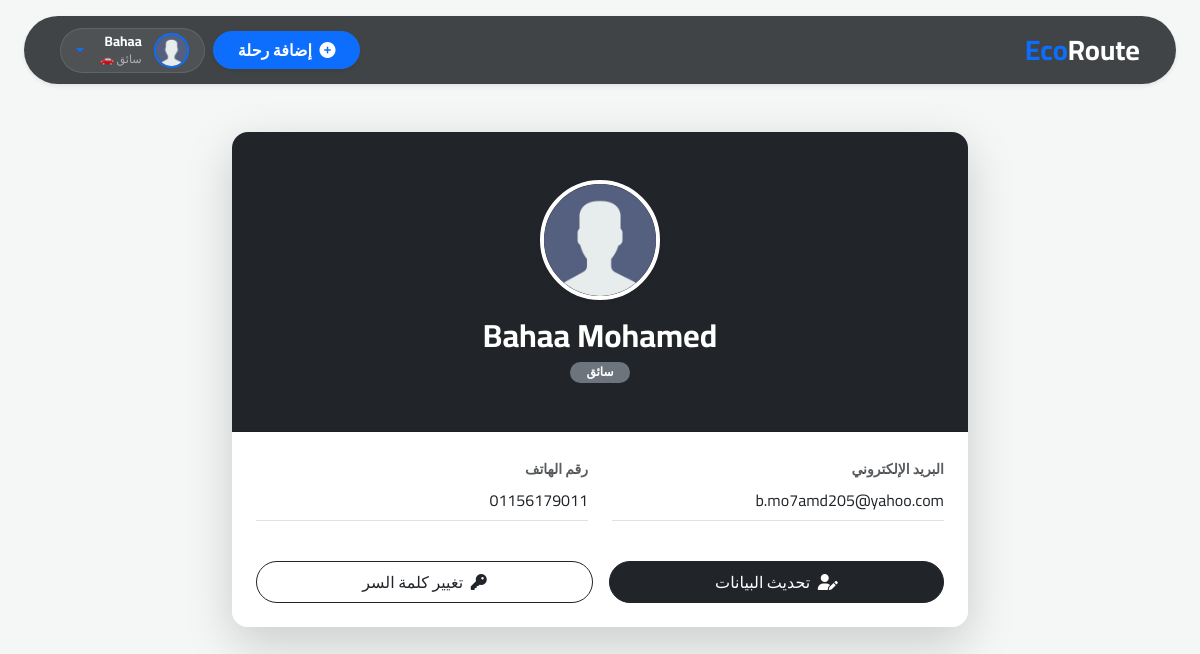
/Profile (signed in), run on an earlier commit of the app's database.
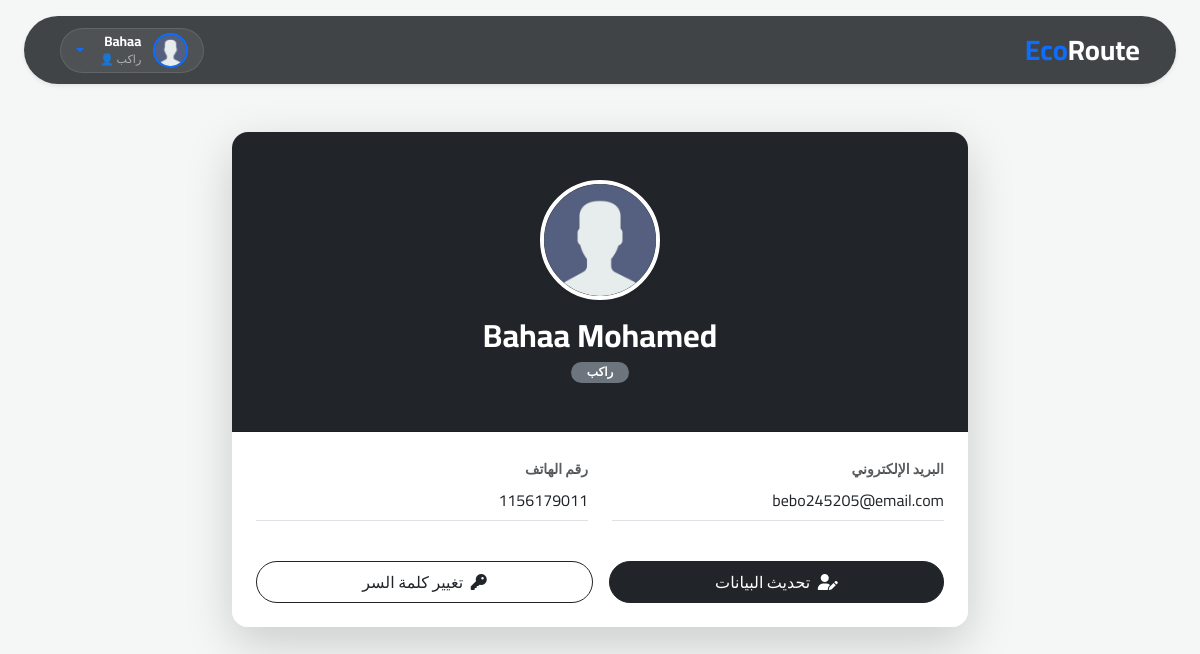
And on a later commit of the database.
### flask_app/models.py (models this page shows, shortened)
class User(db.Model, UserMixin):
    user_id = db.Column(db.Integer, primary_key=True, autoincrement=True)
    image = db.Column(db.String(120), unique=False, nullable=False, default="user.png")
    first_name = db.Column(db.String(120), unique=False, nullable=False)
    last_name = db.Column(db.String(120), unique=False, nullable=False)
    email = db.Column(db.String(120), unique=True, nullable=False)
    phone = db.Column(db.String(120), unique=True, nullable=False)
    type_user = db.Column(db.String(120), unique=False, nullable=False)
    password = db.Column(db.String(60), nullable=False)
    Cars = db.relationship("Car", backref="author", lazy=True)
    Trips = db.relationship("Trip", backref="Trip_user", lazy=True)
    trips_booked = db.relationship("Bookings", backref="passenger", lazy=True)

### flask_app/User/routes.py (the view)
@user_routes.route("/Profile", methods=["GET", "POST"])
@login_required
def profile():
    car = Car.query.filter_by(user_id=current_user.user_id).all()
    return render_template("user/Profile.html", cars=car)

### flask_app/models.py (called while the page is built)
@login_manager.user_loader
def load_user(user_id):
    return User.query.get(int(user_id))

### flask_app/templates/user/Profile.html (shortened to what this page needs)
{% extends 'layout.html' %}
{% block content %}
<div class="row justify-content-center mt-5">
    <div class="col-md-10 col-lg-8">
        <div class="card shadow-lg border-0 rounded-4 overflow-hidden">
            <div class="card-header bg-dark text-white text-center py-5">
                <div class="mb-3">
                    <img src="{{ url_for('static', filename='images/profile/' + current_user.image) }}"
                         class="rounded-circle border border-4 border-white shadow-sm"
                         style="width: 120px; height: 120px; object-fit: cover;"
                         alt="صورة الملف الشخصي">
                </div>
                <h2 class="fw-bold mb-1">{{ current_user.first_name }} {{ current_user.last_name }}</h2>
                <span class="badge rounded-pill bg-secondary px-3">{{ 'سائق' if current_user.type_user == 'Riders' else 'راكب' }}</span>
            </div>
            <div class="card-body p-4 bg-white">
                <div class="row g-4 mb-4">
                    <div class="col-md-6">
                        <label class="form-label text-muted small fw-bold">البريد الإلكتروني</label>
                        <p class="border-bottom pb-2 text-dark">{{ current_user.email }}</p>
                    </div>
                    <div class="col-md-6">
                        <label class="form-label text-muted small fw-bold">رقم الهاتف</label>
                        <p class="border-bottom pb-2 text-dark">{{ current_user.phone or 'غير مسجل' }}</p>
                    </div>
                </div>
                <div class="d-flex gap-3">
                    <a href="{{ url_for('user_routes.UpdateProfile') }}" class="btn btn-dark rounded-pill flex-grow-1 py-2">
                        <i class="fas fa-user-edit me-1"></i> تحديث البيانات
                    </a>
                    <a href="{{ url_for('user_routes.ChangePassword') }}" class="btn btn-outline-dark rounded-pill flex-grow-1 py-2">
                        <i class="fas fa-key me-1"></i> تغيير كلمة السر
                    </a>
                </div>
            </div>
        </div>
    </div>
</div>
{% endblock %}

### flask_app/templates/layout.html (shortened to what this page needs)
<!DOCTYPE html>
<html lang="ar" dir="rtl">
<head>
    <link href="https://cdn.jsdelivr.net/npm/bootstrap@5.3.3/dist/css/bootstrap.rtl.min.css" rel="stylesheet">
    <link rel="stylesheet" href="https://cdnjs.cloudflare.com/ajax/libs/font-awesome/6.4.0/css/all.min.css">
</head>
<body>
    <nav class="navbar navbar-expand-lg navbar-dark shadow-sm mt-lg-3 mx-lg-4 rounded-pill-lg sticky-top px-4 py-2"
        style='border-radius: 35px;
'>
        <div class="container-fluid">
            <a class="navbar-brand fw-bold fs-3" href="/">
                <span class="text-primary">Eco</span>Route
            </a>
            <div class="collapse navbar-collapse" id="mainNav">
                <ul class="navbar-nav ms-auto align-items-center gap-2">
                    {% if current_user.is_authenticated %}
                    {% if current_user.type_user == 'Riders' %}
                    <li class="nav-item">
                        <a href="{{ url_for('trip_routes.AddTrip') }}"
                            class="btn btn-primary rounded-pill px-4 fw-bold shadow-sm">
                            <i class="fas fa-plus-circle me-1"></i> إضافة رحلة
                        </a>
                    </li>
                    {% endif %}
                    <li class="nav-item dropdown">
                        <a class="dropdown-toggle rounded-pill user-widget text-decoration-none" href="#" id="userMenu"
                            role="button" data-bs-toggle="dropdown" aria-expanded="false">
                            <img src="{{ url_for('static', filename='images/profile/' + current_user.image) }}"
                                class="rounded-circle border border-2 border-primary"
                                style="width: 35px; height: 35px; object-fit: cover;" alt="Profile">
                            <div class="d-none d-lg-block user-info-text">
                                <span class="user-name">{{ current_user.first_name | capitalize }}</span>
                                <span class="user-role">
                                    {{ 'سائق 🚗' if current_user.type_user == 'Riders' else 'راكب 👤' }}
                                </span>
                            </div>
                        </a>
                    </li>
                    {% endif %}
                </ul>
            </div>
        </div>
    </nav>
    <main class="container my-4 fade-in-up">
        {% block content %}{% endblock %}
    </main>
</body>
</html>

What changed in the data, as far as the page shows it:
changed User "Bahaa": type_user "سائق 🚗" → "راكب 👤"; type_user "سائق" → "راكب"; email "b.mo7amd205@yahoo.com" → "bebo245205@email.com"; phone "01156179011" → "1156179011"
Also different on the page:
text no longer shown: "إضافة رحلة"
